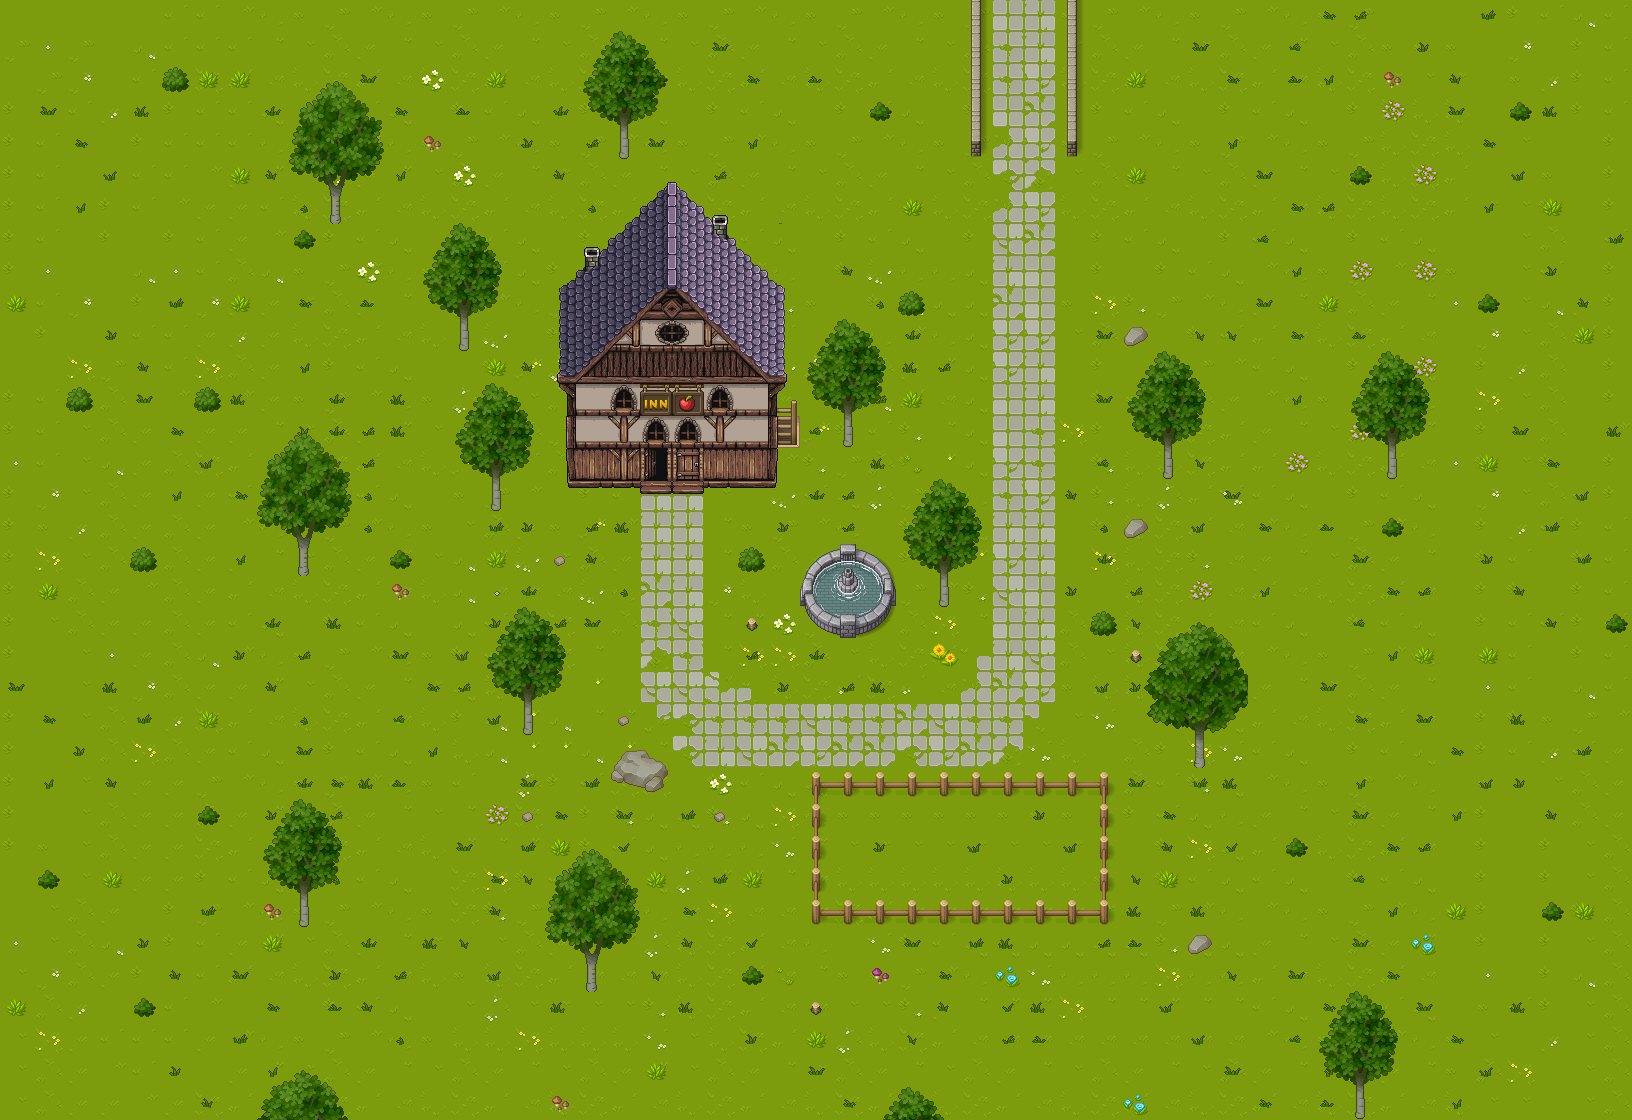

Tiled map render using the project's own tile images. Description and the map definition, with tile-layer contents summarised, below:
An orthogonal 51x35 tile map with 32x32 px tiles, 3 tile layers (floor, ground, above_ground), 6 tilesets and 35 objects (2x Archer, path,1025,1260, inn,640,527).

<map version="1.10" tiledversion="1.10.1" orientation="orthogonal" renderorder="right-down" width="51" height="35" tilewidth="32" tileheight="32" infinite="0" nextlayerid="21" nextobjectid="174">
 <properties>
  <property name="music" value="adventure.mp3" />
 </properties>
 <tileset firstgid="1" source="village.tsx" />
 <tileset firstgid="1065" source="houses.tsx" />
 <tileset firstgid="2089" source="interior.tsx" />
 <tileset firstgid="2857" source="TX Tileset Grass.tsx" />
 <tileset firstgid="2921" source="TX Plant.tsx" />
 <tileset firstgid="3177" source="TX Props.tsx" />
 <layer id="13" name="floor" width="51" height="35">
  <data>[1785 cells, 1689 non-empty, 39 distinct tile ids]</data>
 </layer>
 <layer id="1" name="ground" width="51" height="35">
  <data>[1785 cells, 889 non-empty, 93 distinct tile ids]</data>
 </layer>
 <layer id="4" name="above_ground" width="51" height="35">
  <data>[1785 cells, 249 non-empty, 94 distinct tile ids]</data>
 </layer>
 <objectgroup id="16" name="collision">
  <object id="34" x="818.212" y="621.303" width="62" height="8.09091" />
  <object id="36" x="804.667" y="602.167" width="86.6666" height="19" />
  <object id="37" x="800.333" y="581.833" width="95.3333" height="23.3333" />
  <object id="38" x="806.023" y="573.042" width="83.481" height="9.9583" />
  <object id="39" x="822.896" y="556.729" width="52.0739" height="12.1041" />
  <object id="40" x="830.125" y="555.292" width="35.8333" height="1.45827" />
  <object id="42" x="832.091" y="629.227" width="30.9091" height="8.63636" />
  <object id="43" x="811.808" y="769.667" width="296.415" height="26" />
  <object id="44" x="811.788" y="787.667" width="8.33715" height="113.087" />
  <object id="48" x="1099.69" y="787.5" width="8.5417" height="113.326" />
  <object id="62" x="567.712" y="378.878" width="207.924" height="104.348" />
  <object id="63" x="971.315" y="0.178034" width="9.375" height="156.25" />
  <object id="64" x="1067" y="0.0606027" width="9.75" height="155.625" />
  <object id="98" x="811.463" y="565.573" width="73.5739" height="12.1041" />
  <object id="108" x="811.787" y="900.76" width="296.88" height="23.2422" />
  <object id="114" x="521.25" y="696.75" width="13" height="38.25" />
  <object id="116" x="294.667" y="535.667" width="13.3333" height="39.6667" />
  <object id="117" x="840" y="400.333" width="15.5" height="45.6667" />
  <object id="118" x="936.333" y="556.333" width="14.6667" height="50.1667" />
  <object id="119" x="1160" y="424" width="16.6667" height="54.3333" />
  <object id="120" x="1191.33" y="712.833" width="18" height="54.3333" />
  <object id="121" x="583.614" y="947.49" width="15.75" height="44.3333" />
  <object id="126" x="1188.36" y="934.55" width="23.4545" height="17.8182" />
  <object id="127" x="1125.27" y="518.364" width="20.3636" height="18.7273" />
  <object id="128" x="1123.09" y="326.364" width="24" height="18.3636" />
  <object id="137" x="456.333" y="310.333" width="13.6667" height="40.75" />
  <object id="146" x="614.5" y="752.5" width="50.5" height="34.5" />
  <object id="161" x="490.333" y="466.167" width="13.3333" height="39.6667" />
  <object id="162" x="328.833" y="184.167" width="13.3333" height="39.6667" />
  <object id="163" x="619.583" y="119.167" width="8.5833" height="39.6667" />
  <object id="164" x="297.833" y="886.167" width="13.3333" height="39.6667" />
 </objectgroup>
 <objectgroup id="15" name="portal">
  <object id="18" name="path,1025,1260" x="981.67" y="0.128788" width="85.6023" height="4.86364" />
  <object id="21" name="inn,640,527" x="640.818" y="483.602" width="61.75" height="3.11364" />
 </objectgroup>
 <objectgroup id="18" name="enemies">
  <object id="170" name="Archer" x="1014.75" y="18.25" width="18.5" height="18.5">
   <properties>
    <property name="hp" type="int" value="4" />
   </properties>
  </object>
  <object id="173" name="Archer" x="1017.42" y="86.75" width="18.5" height="18.5">
   <properties>
    <property name="hp" type="int" value="4" />
   </properties>
  </object>
 </objectgroup>
 <objectgroup id="19" name="chests" />
 <objectgroup id="20" name="npcs" />
</map>
